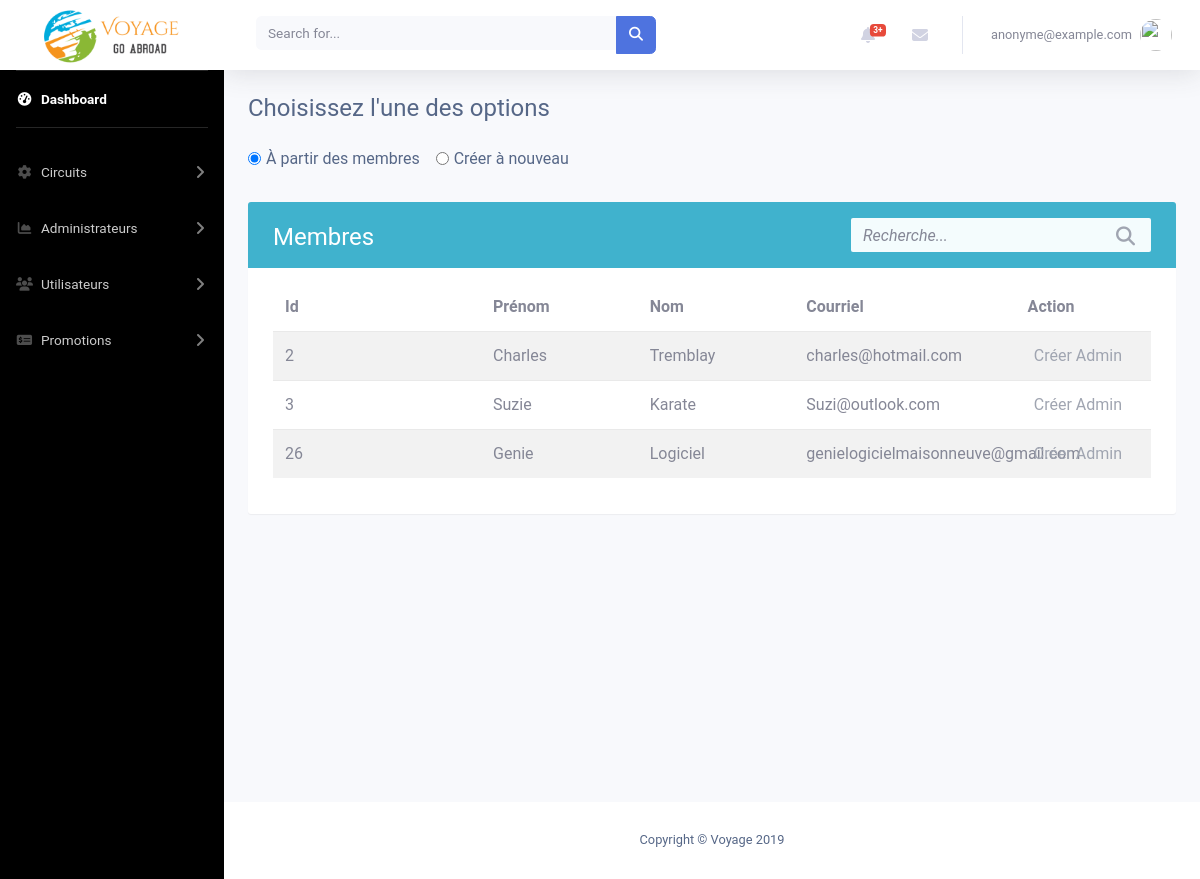
The app's page /admin/creerAdmin.php (signed in) with its own data.
### tables this page shows
CREATE TABLE `utilisateur` (
  `idUtilisateur` int(11) NOT NULL,
  `prenom` varchar(50) NOT NULL,
  `nom` varchar(50) NOT NULL,
  `courriel` varchar(50) NOT NULL,
  `password` varchar(100) NOT NULL DEFAULT 'p@ssw0rd',
  `sexe` varchar(50) DEFAULT NULL,
  `adresse` varchar(50) DEFAULT NULL,
  `ville` varchar(50) DEFAULT NULL,
  `codePostal` varchar(50) DEFAULT NULL,
  `pays` varchar(50) DEFAULT NULL,
  `role` varchar(50) NOT NULL DEFAULT 'Membre'
);

### admin/includes/membres.php (the view, shortened to what this page needs)
<?php
    include_once "controlleur/connexionDB.php";
    $stmt = $conn->query('SELECT * FROM utilisateur WHERE role != "Admin"');
    $table = '
                <div class="table-wrapper">
                    <div class="table-title">
                        <div class="row">
                            <div class="col-sm-8">
                                <h2>Membres</b></h2>
                            </div>
                            <div class="col-sm-4">
                                <div class="search-box">
                                    <div class="input-group">
                                        <input type="text" id="search" class="form-control" placeholder="Recherche...">
                                        <span class="input-group-addon"><i class="fa fa-search" aria-hidden="true"></i></span>
                                    </div>
                                </div>
                            </div>
                        </div>
                    </div>
                    <table class="table table-striped">
                        <thead>
                            <tr>
                                <th>Id</th>
                                <th>Prénom</th>
                                <th>Nom</th>
                                <th>Courriel</th>
                                <th style="width: 200px; text-align: center;">Action</th>
                            </tr>
                        </thead>
                        <tbody>';
                        while ($row = $stmt->fetch()) {
                            $table .= '
                                    <tr>
                                        <td>' . $row->idUtilisateur . '</td>
                                        <td>' . $row->prenom . '</td>
                                        <td>' . $row->nom . '</td>
                                        <td>' . $row->courriel . '</td>
                                        <td style="width: 200px;">
                                            <div class="col-md-12 choix">
                                                <a href="" data-toggle="modal" data-target="#exampleModal'. $row->idUtilisateur .'">Créer Admin</a>
                                                <div style="color: black;" class="modal fade" id="exampleModal'. $row->idUtilisateur .'" tabindex="-1" role="dialog" aria-labelledby="exampleModalLabel" aria-hidden="true">
                                                        Êtes-vous certain de vouloir promouvoir "' . $row->prenom . " " . $row->nom . '" à admin?
                                                            <a type="button" href="adminFromUtilisateur.php?idUtilisateur=' . $row->idUtilisateur . '" class="btn btn-primary">Confirmer</a>
                                                </div>
                                            </div>
                                        </td>
                                    </tr>';
                        }
                $table .= '</tbody>
                        </table>
                    </div>
                ';
?><div class="container minimumHeight">
    <?php
        echo $table;
    ?>
</div>

### admin/css/abdel.css (style rules this page uses)
.choix { text-align: right !important; }
.minimumHeight { min-height: 75vh !important; }

### admin/css/crud.css (style rules this page uses)
body { color: #566787; background: #f7f5f2; font-family: 'Roboto', sans-serif; }
.table-wrapper { background: #fff; padding: 20px 25px; margin: 30px auto; border-radius: 3px; box-shadow: 0 1px 1px rgba(0,0,0,.05); }
.table-title { color: #fff; background: #40b2cd; padding: 16px 25px; margin: -20px -25px 10px; border-radius: 3px 3px 0 0; }
.table-title h2 { margin: 5px 0 0; font-size: 24px; }
.search-box { position: relative; float: right; }
.search-box .input-group { min-width: 300px; position: absolute; right: 0; }
.search-box .input-group-addon, .search-box input { border-color: #ddd; border-radius: 0; }
.search-box input { height: 34px; padding-right: 35px; background: #f4fcfd; border: none; border-radius: 2px !important; }
.search-box input::placeholder { font-style: italic; }
.search-box .input-group-addon { min-width: 35px; border: none; background: transparent; position: absolute; right: 0; z-index: 9; padding: 6px 0; }
.search-box i { color: #a0a5b1; font-size: 19px; position: relative; top: 2px; }
table.table { table-layout: fixed; margin-top: 15px; }
table.table tr th, table.table tr td { border-color: #e9e9e9; vertical-align: center; }
table.table th:first-child { width: 13rem; }
table.table td a { color: #a0a5b1; display: inline-block; margin: 0 5px; }
table.table thead th { border: none; }

### records on screen
utilisateur: idUtilisateur "2", prenom "Charles", nom "Tremblay", courriel "charles@hotmail.com"
utilisateur: idUtilisateur "3", prenom "Suzie", nom "Karate", courriel "Suzi@outlook.com"
utilisateur: idUtilisateur "26", prenom "Genie", nom "Logiciel", courriel "genielogicielmaisonneuve@gmail.com"

### other values on screen
$_SESSION['courriel'] "anonyme@example.com"
